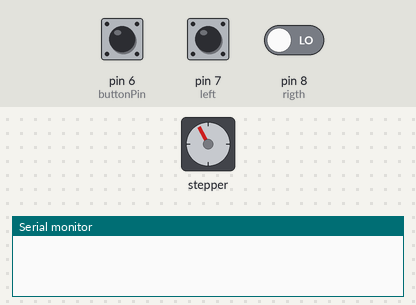
Bench run of a sketch on a simulated Arduino Uno, built with avr-gcc and run on an emulated ATmega328P. On the bench: stepper motor, the last lines printed to the serial monitor. The inputs (shaded band) are chosen by the test bench; at power-on: pin 6 (buttonPin) LOW, pin 8 (rigth) LOW, pin 7 (left) LOW. Stepper angles assume 2048 steps per turn.

Above: at 0.8 s.
0.9 s: pin 6 (buttonPin) pulled HIGH for 0.15 s
At 1.6 s:
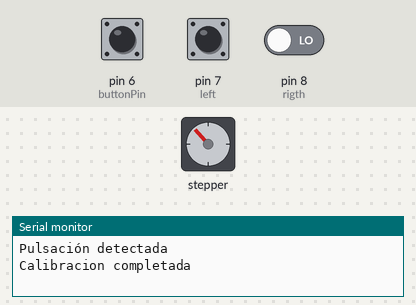
2.5 s: pin 8 (rigth) driven HIGH
At 3.58 s:
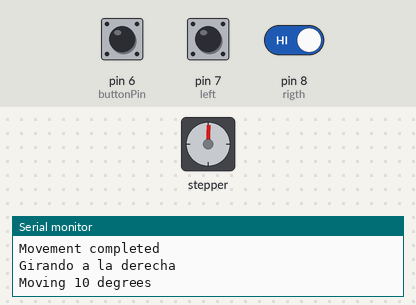
At 4.2 s:
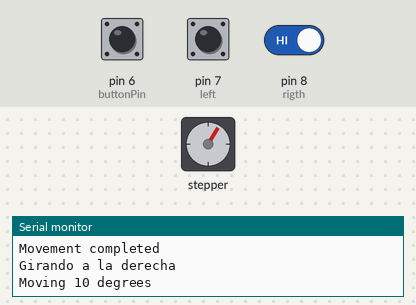
5.5 s: pin 7 (left) pulled HIGH for 0.15 s
8.6 s: pin 6 (buttonPin) pulled HIGH for 1 s
12.6 s: pin 7 (left) pulled HIGH for 1 s
16.6 s: pin 6 (buttonPin) driven HIGH and pin 7 (left) driven HIGH and pin 8 (rigth) driven LOW
At 16.6 s:
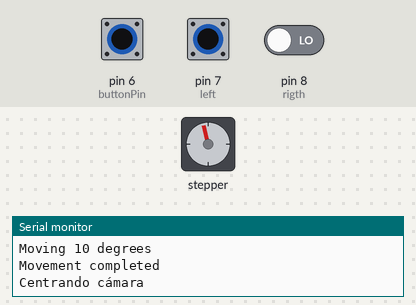
Timing chart, 0 to 19.5 s (numbered marks = the images above; inputs shaded):
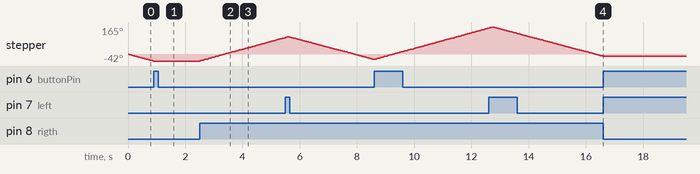

The sketch:

ControlMotor_GR10.ino
```cpp
#include <Stepper.h>

// Pines de control del motor paso a paso
const int IN1 = 2;
const int IN2 = 3;
const int IN3 = 4;
const int IN4 = 5;
const int buttonPin = 6;
const int left = 7;
const int rigth = 8;

int posicionActual = 180;
const int angle = 10;
bool origin = false; // inicializamos al modo de funcionamiento normal
const int stepsPerRevolution = 2048;  // Cambiar según la especificación del motor
const int vel = 8;
const int txPin = 1;

Stepper myStepper(stepsPerRevolution,IN1,IN3,IN2,IN4);

//-----------------------------------------------------
//-----------------------------------------------------
int degree2steps(const int degrees) {
  int steps = int(degrees * stepsPerRevolution / 360);
  return steps;
}
//-----------------------------------------------------
int steps2degree(const int steps) {
  int degree = int(steps * 360 / stepsPerRevolution);
  return degree;
}
//-----------------------------------------------------
void recuperarOrigen() {
  // Nos movemos al origen
  while (!origin) {
    if(digitalRead(buttonPin)) {
      Serial.println("Pulsación detectada");
      origin = true;
    } else {
      myStepper.step(-1);
    }
  }
  // Fijamos de nuevo el origen compensando el desfase para poder hacer movimientos relativos
  posicionActual = 0;
  Serial.println("Calibracion completada");
}
//-----------------------------------------------------
void controlMotor(const int comando) {
  if ((comando > 0) && (posicionActual < 360 - angle)) { // Comprobamos que estamos dentro del rango
    Serial.println("Moving " + String(angle) + " degrees");
    myStepper.step(degree2steps(angle));
    posicionActual = posicionActual + angle;
    Serial.println("Movement completed");
  } else if ((comando < 0) && (posicionActual > 0 + angle)) {  // Comprobamos que estamos dentro del rango
    Serial.println("Moving " + String(angle) + " degrees");
    myStepper.step(degree2steps(-angle));
    posicionActual = posicionActual - angle;
    Serial.println("Movement completed");
  }
}
//-----------------------------------------------------
void setup() {
  // Inicializar la comunicación serial
  Serial.begin(115200);
  pinMode(buttonPin, INPUT); // Configuramos el pin del botón
  pinMode(left,INPUT);
  pinMode(rigth,INPUT);
  // Configura el objeto AccelStepper
  myStepper.setSpeed(vel);
  recuperarOrigen();
  origin = false;
}

void loop() {
  if((digitalRead(left))&&(digitalRead(rigth))){
    Serial.println("Centrando cámara");
    recuperarOrigen();
  }else if((digitalRead(left))&&(!digitalRead(rigth))){
    Serial.println("Girando a la izquierda");
    controlMotor(-1);
    origin = false;
  }else if((!digitalRead(left))&&(digitalRead(rigth))){
    Serial.println("Girando a la derecha");
    controlMotor(1);
    origin = false;
  }
}
```

Measured:
- after the input at 0.9 s, stepper: stops changing and stays -42°
- after the input at 2.5 s, stepper: keeps turning clockwise at about 48°/s, starting at once
- after the input at 16.6 s, stepper: stops changing and stays -13°
